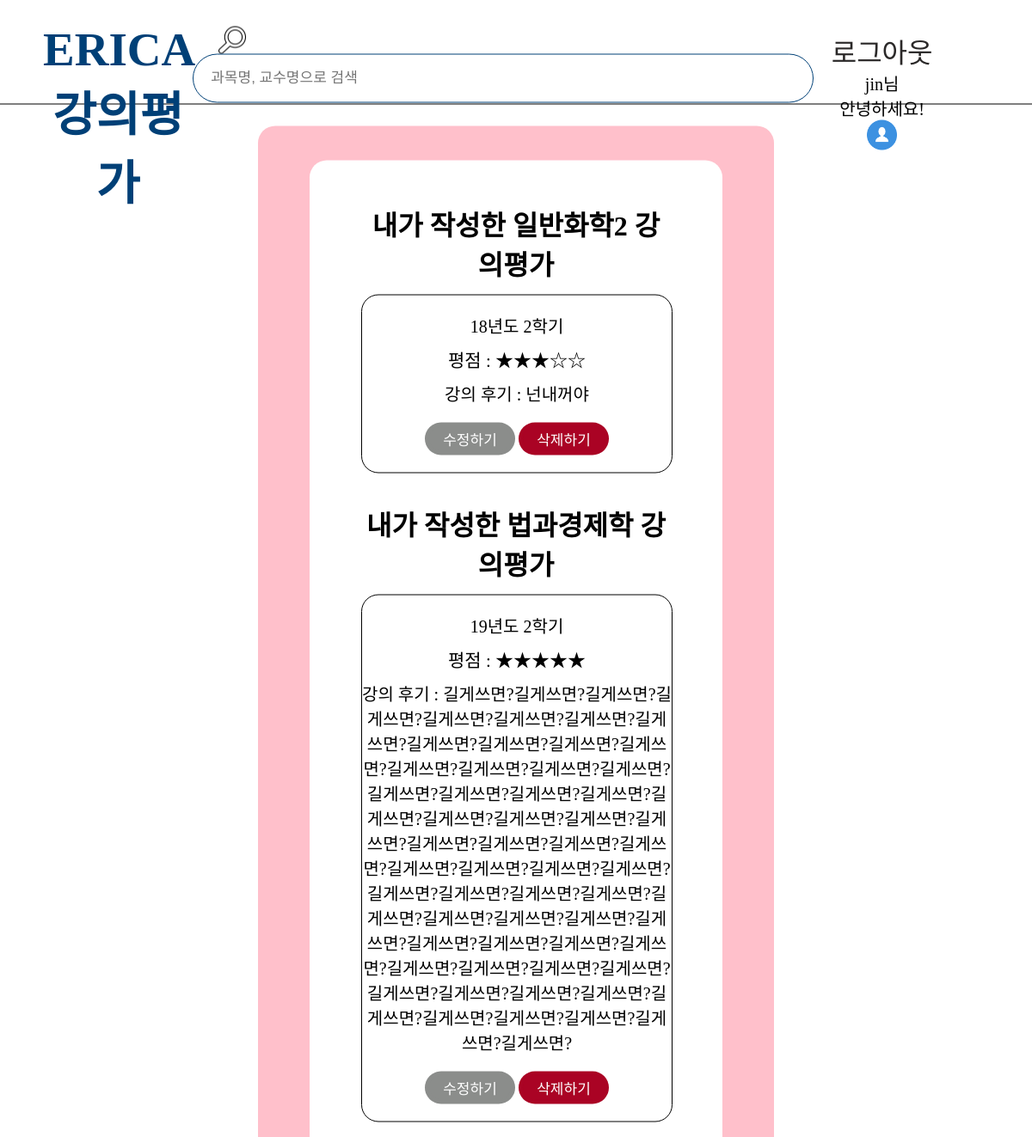
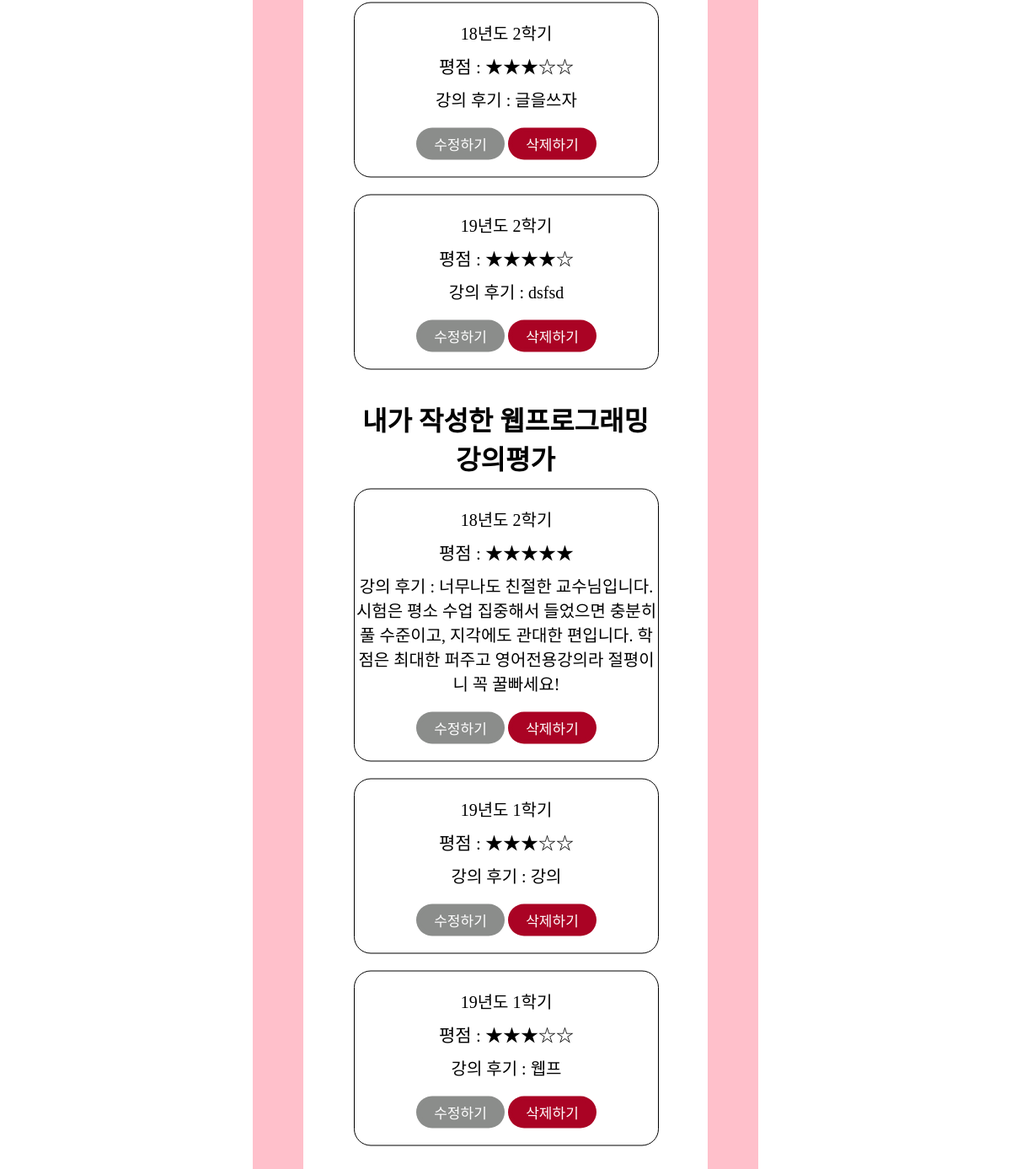
The app's page /mypage (signed in) with its own data (2 pictures, top to bottom).
### app/models.py (models this page shows, shortened)
class GeneralChemistry2(models.Model):
    objects = models.Manager()
    author = models.ForeignKey(settings.AUTH_USER_MODEL, default =1, on_delete = models.CASCADE)
    lectureName = models.CharField(max_length=200, default="일반화학2")
    professorName = models.CharField(max_length=50, default="민선준")
    SEME_FIELD_CHOICES=[
        ('19년도 2학기', '19년도 2학기'),
        ('19년도 1학기', '19년도 1학기'),
        ('18년도 2학기', '18년도 2학기'),
        ('18년도 2학기', '18년도 1학기'),
    ]
    seme = models.CharField(max_length=10, choices=SEME_FIELD_CHOICES)
    score = models.IntegerField(validators=[MinValueValidator(0),MaxValueValidator(5)], default=[0])
    text = models.TextField(max_length=300)
    time = models.DateTimeField(default=timezone.now)

class LawAndEconomics(models.Model):
    objects = models.Manager()
    author = models.ForeignKey(settings.AUTH_USER_MODEL, default =1, on_delete = models.CASCADE)
    lectureName = models.CharField(max_length=200, default="법과경제학")
    professorName = models.CharField(max_length=50, default="김용규")
    SEME_FIELD_CHOICES=[
        ('19년도 2학기', '19년도 2학기'),
        ('19년도 1학기', '19년도 1학기'),
        ('18년도 2학기', '18년도 2학기'),
        ('18년도 2학기', '18년도 1학기'),
    ]
    seme = models.CharField(max_length=10, choices=SEME_FIELD_CHOICES)
    score = models.IntegerField(validators=[MinValueValidator(0),MaxValueValidator(5)], default=[0])
    text = models.TextField(max_length=300)
    time = models.DateTimeField(default=timezone.now)

class WebProgramming(models.Model):
    objects = models.Manager()
    author = models.ForeignKey(settings.AUTH_USER_MODEL, default =1, on_delete = models.CASCADE)
    lectureName = models.CharField(max_length=200, default="웹프로그래밍")
    professorName = models.CharField(max_length=50, default="최기환")
    SEME_FIELD_CHOICES=[
        ('19년도 2학기', '19년도 2학기'),
        ('19년도 1학기', '19년도 1학기'),
        ('18년도 2학기', '18년도 2학기'),
        ('18년도 2학기', '18년도 1학기'),
    ]
    seme = models.CharField(max_length=10, choices=SEME_FIELD_CHOICES)
    score = models.IntegerField(validators=[MinValueValidator(0),MaxValueValidator(5)], default=[0])
    text = models.TextField(max_length=300)
    time = models.DateTimeField(default=timezone.now)

### app/views.py (the view)
# urls.py: path('mypage',app.views.mypage, name='mypage'),
def mypage(request):
    GC2 = GeneralChemistry2.objects.filter(author=request.user).order_by('-time')
    PE = PhysicsExperiment.objects.filter(author=request.user).order_by('-time')
    WP = WebProgramming.objects.filter(author=request.user).order_by('-time')
    LE = LawAndEconomics.objects.filter(author=request.user).order_by('-time')
    countGC=0
    countPE=0
    countWP=0
    countLE=0
    countall=0
    for content in GC2:
        countGC += 1
    for content in PE:
        countPE += 1
    for content in WP:
        countWP += 1
    for content in LE:
        countLE += 1
    countall = countGC+countPE+countWP+countLE
    return render(request, 'mypage.html', {'GC2':GC2, 'PE':PE, 'WP':WP, 'LE':LE,'countall':countall, 'countGC':countGC, 'countPE':countPE, 'countWP':countWP, 'countLE':countLE})

### app/templates/mypage.html (shortened to what this page needs)
{% extends "base_list.html" %}
{% load static %}
{% block css %}
    <link rel="stylesheet" href="{% static 'css/mypage.css' %}">
{% endblock css %}
{% block content %}
<!DOCTYPE html>
<html lang="ko">
<head>
</head>
<body>
    <div class="section">
        <div class="main-item">
            {% if countall == 0 %}
                    <h2>아직 작성하신 강의평가가 없어요!</h2>
        </div>
            {% else %}
                {% if countGC != 0 %}
                    <div class="main-item2">
                        <div class="Mypage_Top">
                            <h1>내가 작성한 일반화학2 강의평가</h1>
                        </div>
                        {% for comment in GC2 %}
                        <div class="Mypage_Contents">
                            <p class="mp_seme">{{comment.seme}}</p>
                            <p class="listView_Middle">평점 :
                                {% if comment.score == 1 %} ★☆☆☆☆
                                {% elif comment.score == 2 %} ★★☆☆☆
                                {% elif comment.score == 3 %} ★★★☆☆
                                {% elif comment.score == 4 %} ★★★★☆
                                {% elif comment.score == 5 %} ★★★★★
                                {% endif %}</p>
                            <p class="mp_text">강의 후기 : {{comment.text}}</p>
                            <div class="listView_UD_Box">
                                <div class="listView_UD_Contents">
                                    <a class="btn update mypageBtn" href = "{% url 'GC2_UPDATE' comment.id %}"><div class="btn update">수정하기</div></a>
                                    <a class="btn delete mypageBtn" href = "{% url 'GC2_DELETE' comment.id %}"><div class="btn delete">삭제하기</div></a>
                                </div>
                            </div>
                        </div>
                        {% endfor %}
                    </div>
                {% endif %}
                    {% if countLE != 0 %}
                        <div class="main-item2">
                            <div class="Mypage_Top">
                                <h1>내가 작성한 법과경제학 강의평가</h1>
                            </div>
                            {% for comment in LE %}
                            <div class="Mypage_Contents">
                                <p class="mp_seme">{{comment.seme}}</p>
                                <p class="listView_Middle">평점 :
                                    {% if comment.score == 1 %} ★☆☆☆☆
                                    {% elif comment.score == 2 %} ★★☆☆☆
                                    {% elif comment.score == 3 %} ★★★☆☆
                                    {% elif comment.score == 4 %} ★★★★☆
                                    {% elif comment.score == 5 %} ★★★★★
                                    {% endif %}</p>
                                <p class="mp_text">강의 후기 : {{comment.text}}</p>
                                <div class="listView_UD_Box">
                                    <div class="listView_UD_Contents">
                                        <a class="btn update mypageBtn" href = "{% url 'LE_UPDATE' comment.id %}"><div class="btn update">수정하기</div></a>
                                        <a class="btn delete mypageBtn" href = "{% url 'LE_DELETE' comment.id %}"><div class="btn delete">삭제하기</div></a>
                                    </div>
                                </div>
                            </div>
                            {% endfor %}
                        </div>
                    {% endif %}
                    {% if countWP != 0 %}
                        <div class="main-item2">
                            <div class="Mypage_Top">
                                <h1>내가 작성한 웹프로그래밍 강의평가</h1>
                            </div>
                            {% for comment in WP %}
                            <div class="Mypage_Contents">
                                <p class="mp_seme">{{comment.seme}}</p>
                                <p class="listView_Middle">평점 :
                                    {% if comment.score == 1 %} ★☆☆☆☆
                                    {% elif comment.score == 2 %} ★★☆☆☆
                                    {% elif comment.score == 3 %} ★★★☆☆
                                    {% elif comment.score == 4 %} ★★★★☆
                                    {% elif comment.score == 5 %} ★★★★★
                                    {% endif %}</p>
                                <p class="mp_text">강의 후기 : {{comment.text}}</p>
                                <div class="listView_UD_Box">
                                    <div class="listView_UD_Contents">
                                        <a class="btn update mypageBtn" href = "{% url 'WP_UPDATE' comment.id %}"><div class="btn update">수정하기</div></a>
                                        <a class="btn delete mypageBtn" href = "{% url 'WP_DELETE' comment.id %}"><div class="btn delete">삭제하기</div></a>
                                    </div>
                                </div>
                            </div>
                            {% endfor %}
                    {% endif %}
                </div>
            </div>
        </div>
</body>
</html>
{% endif %}
{% endblock %}

### app/templates/base_list.html (shortened to what this page needs)
{% load static %}
<!DOCTYPE html>
<html lang="en">
<head>
    <link rel="stylesheet" type="text/css" href="{% static 'css/base.css'%}">
    <link rel="stylesheet" href="{% static 'css/font.css' %}">
    {% block css %}{% endblock css %}
</head>
<body>
    <div class="container">
        <div class="outer">
            <div class="top_nav">
                <div id="box-left">
                    <a href="{% url 'main' %}">
                        <h1 class="name"> ERICA 강의평가</h1>
                    </a>
                </div>
                {% if user.is_authenticated %}
                <div id='box-center'>
                    <form action = "{% url 'result' %}" method='GET'>
                        <input class="input_button" type="image" src="{% static 'image/find.png'%}" alt="Submit">
                        <input class="input_box" type="text" name="query" value="{{query}}" placeholder="과목명, 교수명으로 검색">
                    </form>
                </div>
                {% endif %}
                <div id='box-right'>
                    <ul>
                        {% if user.is_authenticated %}
                        <ul>
                            <li class="li"><a href="javascript:{document.getElementById('logout').submit()}"
                                     class="li_Logout">로그아웃</a>
                            </li>
                            <li class="li">
                                <p class="intro">{{user.username}}님<br>안녕하세요!</p>
                            </li>
                            <li class="li"><a href="{% url 'mypage' %}"><img class="profile_img"
                                        src="{%static 'image/profile.png' %}"></a></li>
                        </ul>
                            {% endif %}
                </div>
            </div>
            <div class="content">
                {% block content %}
                {% endblock %}
            </div>
        </div>
    </div>
</body>

### app/static/css/base.css (style rules this page uses)
* { margin: 0; padding: 0; }
a { color: #000; }
a:link { color: black; }
body { background: white; margin: 0; display: flex; justify-content: center; }
.outer { position:absolute; top:50%; left:50%; background: white; transform:translate(-50%, -50%); width: 100%; height: 100%; }
.content { display: flex; flex-direction: column; width: 100%; padding: 25px 0; }
.top_nav { height: 120px; display: flex; background-color: white; border-bottom: solid 1px black; position: relative; padding: 0 50px; }
#box-left { flex: 0.8; text-align: center; padding: 25px 0; font-size: 1.3rem; }
#box-center { flex: 1.4; text-align: left; padding: 30px 0; }
input { vertical-align: middle; margin-right: 15px; }
.input_box { padding: 20px; border: 1.8px solid #004077; border-radius : 30px; width:680px; height:15px; font-size: 17px; }
.input_button { width:32px; height:32px; cursor: pointer; padding-left: 30px; }
#box-right { margin: 0 auto; padding: 35px 0; padding-right: 40px; }
#box-right ul { float: right; text-align: center; margin: 0; padding: 0; }
.li { list-style-type: none; display: inline-block; text-align: center; outline : lpx dotted blue; margin-right: 20px; font-size: 30px; }
.profile_img { width: 35px; height: 35px; }
#box-right a { text-decoration:none; color: black; }
#box-right ul li a { color: #2b2929; }
a { text-decoration: none; }
.name { font-family: NanumSquareEB; font-size: 55px; text-align: center; color: #004077; }
.li_Logout { font-family: NanumSquareEB; font-size: 32px; text-align: center; }
.intro { font-family: NanumSquareB; font-size: 20px; text-align: center; }

### app/static/css/mypage.css (style rules this page uses)
body { height: 100%; width: 100%; }
.section { display: flex; flex-direction: column; margin: 0 300px; border-radius: 20px; background: pink; padding: 40px 60px; }
.Mypage_Top { display: inline-block; width: 100%; text-align: center; margin-bottom: 14px; }
.main-item { display: inline-block; padding: 50px 60px 15px 60px; background-color: white; border-radius: 20px; }
.main-item2 { margin-bottom: 15px; }
div .Mypage_Contents { width: 100%; border: 1px solid black; border-radius: 20px; display: inline-block; text-align: center; margin-bottom: 20px; padding: 20px 0; }
.main-item2 { border: none; }
.mp_seme { padding-bottom: 10px; font-family: NanumSquareB; font-size: 20px; color: black; }
.listView_Middle { padding-bottom: 10px; font-family: NanumSquareB; font-size: 21px; color: rgb(0, 0, 0); }
.mp_text { font-family: NanumSquareB; font-size: 20px; margin-bottom: 20px; }
a.mypageBtn { text-align: center; display: inline-block; text-decoration: none; font-size:1rem; border-radius: 20px; transition:all 0.1s; cursor: pointer; padding: 5px 5px 5px 5px; }
.listView_UD_Contents { width: 100%; }
ul { float: left; }
.btn { background-color: rgb(153, 153, 153); width: 95px; height: 28px; border-radius: 100px; font-family: NanumSquareR; font-size: 17px; color: #000000; text-align: center; display: table-cell; vertical-align: middle; }
.update { background-color: #8b8d8b; color:white; text-align: center; display: table-cell; vertical-align: middle; }
.delete { background-color: #aa0324; color:white; text-align: center; display: table-cell; vertical-align: middle; }

### records on screen
GeneralChemistry2: seme "18년도 2학기", text "넌내꺼야"
LawAndEconomics: seme "19년도 2학기", text "길게쓰면?길게쓰면?길게쓰면?길게쓰면?길게쓰면?길게쓰면?길게쓰면?길게쓰면?길게쓰면?길게쓰면?길게쓰면?길게쓰면?길게쓰면?길게쓰면?길게쓰면?길게쓰면?길게쓰면?길게쓰면?길게쓰면?길게쓰면?길게쓰면?길게쓰면?길게쓰면?길게쓰면?길게쓰면?길게쓰면?길게쓰면?길게쓰면?길게쓰면?길게쓰면?길게쓰면?길게쓰면?길게쓰면?길게쓰면?길게쓰면?길게쓰면?길게쓰면?길게쓰면?길게쓰면?길게쓰면?길게쓰면?길게쓰면?길게쓰면?길게쓰면?길게쓰면?길게쓰면?길게쓰면?길게쓰면?길게쓰면?길게쓰면?길게쓰면?길게쓰면?길게쓰면?길게쓰면?길게쓰면?길게쓰면?길게쓰면?길게쓰면?길게쓰면?길게쓰면?"
LawAndEconomics: seme "18년도 2학기", text "글을쓰자"
LawAndEconomics: seme "19년도 2학기", text "dsfsd"
WebProgramming: seme "18년도 2학기", text "너무나도 친절한 교수님입니다. 시험은 평소 수업 집중해서 들었으면 충분히 풀 수준이고, 지각에도 관대한 편입니다. 학점은 최대한 퍼주고 영어전용강의라 절평이니 꼭 꿀빠세요!"
WebProgramming: seme "19년도 1학기", text "강의"
WebProgramming: seme "19년도 1학기", text "웹프"

### other values on screen
{{ user.username }} "jin"
